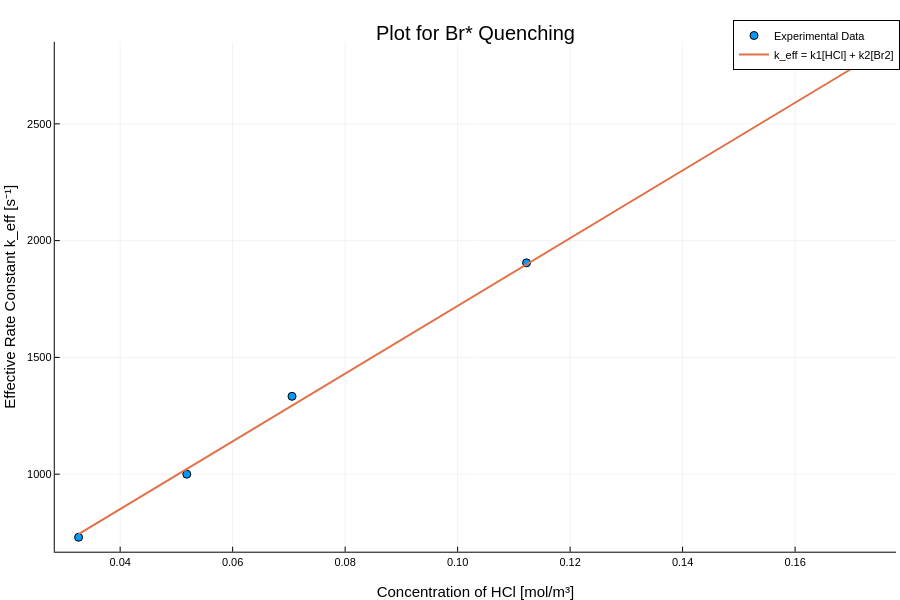

This figure's notebook cell:
### Markdown cell above
### 1b.) 

$$k_{eff} = \frac{1}{\tau} = k_1[\text{HCl}] + k_2[\text{Br}_2]$$

The slope of this plot is $k_1$ with a y-intercept of $k_2[\text{Br}_2]$.

### Code cell
using Plots

plotly()
default(size=(900, 600))


R = 8.314        # Pa m^3/(mol*K)
T = 300.0        # K

P_br2_torr = [0.5, 0.5, 0.5, 0.5, 0.5]
P_br2_pas = P_br2_torr .* 133.322
conc_br2 = P_br2_pas ./ (R * T)

P_hcl_torr = [0.61, 0.97, 1.32, 2.10, 3.25]
P_hcl_pas = P_hcl_torr .* 133.322
conc_hcl = P_hcl_pas ./ (R * T)

tau_us = [1370, 1000, 750, 525, 360]
k_eff = 1 ./ (tau_us .* 1e-6)

length_conc = length(conc_hcl)
avg_conc = sum(conc_hcl) / length_conc
avg_tau = sum(k_eff) / length_conc

numerator = sum((conc_hcl .- avg_conc) .* (k_eff .- avg_tau))
denominator = sum((conc_hcl .- avg_conc) .^ 2)

k1 = numerator / denominator
intercept = avg_tau - (k1 * avg_conc)

k2 = intercept / conc_br2[1]

conc_range = range(minimum(conc_hcl), maximum(conc_hcl), length=100)
fit_line = k1 .* conc_range .+ intercept

println("k1: ", round(k1, digits=2), " m³/(mol*s)")
println("k2: ", round(k2, digits=2), " m³/(mol*s)")

scatter(
    conc_hcl,
    k_eff,
    xlabel = "Concentration of HCl [mol/m³]",
    ylabel = "Effective Rate Constant k_eff [s⁻¹]",
    title = "Plot for Br* Quenching",
    label = "Experimental Data"
)

plot!(
    conc_range, 
    fit_line,
    label = "k_eff = k1[HCl] + k2[Br2]",
    linewidth = 2
)

### Figure 1 — Plotly figure (JSON) as saved in the notebook; plotly's stock layout.template omitted (floating-point values rounded to 4 significant figures)
{"data": [{"colorbar": {"len": 0.9105, "title": "", "x": 0.9956, "y": 0.5058}, "legendgroup": "Experimental Data", "marker": {"color": "rgba(0, 154, 250, 1.000)", "line": {"color": "rgba(0, 0, 0, 1.000)", "width": 1}, "size": 8, "symbol": "circle"}, "mode": "markers", "name": "Experimental Data", "showlegend": true, "type": "scatter", "x": [0.03261, 0.05185, 0.07056, 0.1123, 0.1737], "xaxis": "x", "y": [729.9, 1000, 1333.0, 1905.0, 2778.0], "yaxis": "y"}, {"colorbar": {"len": 0.9105, "title": "", "x": 0.9956, "y": 0.5058}, "legendgroup": "k_eff = k1[HCl] + k2[Br2]", "line": {"color": "rgba(227, 111, 71, 1.000)", "dash": "solid", "shape": "linear", "width": 2}, "mode": "lines", "name": "k_eff = k1[HCl] + k2[Br2]", "showlegend": true, "type": "scatter", "x": [0.03261, 0.03403, 0.03546, 0.03688, 0.03831, 0.03973, 0.04116, 0.04258, 0.04401, 0.04543, 0.04686, 0.04829, 0.04971, 0.05114, 0.05256, 0.05399, 0.05541, 0.05684, 0.05826, 0.05969, 0.06111, 0.06254, 0.06397, 0.06539, 0.06682, 0.06824, 0.06967, 0.07109, 0.07252, 0.07394, 0.07537, 0.07679, 0.07822, 0.07964, 0.08107, 0.0825, 0.08392, 0.08535, 0.08677, 0.0882, 0.08962, 0.09105, 0.09247, 0.0939, 0.09532, 0.09675, 0.09817, 0.0996, 0.101, 0.1025, 0.1039, 0.1053, 0.1067, 0.1082, 0.1096, 0.111, 0.1124, 0.1139, 0.1153, 0.1167, 0.1181, 0.1196, 0.121, 0.1224, 0.1238, 0.1253, 0.1267, 0.1281, 0.1295, 0.131, 0.1324, 0.1338, 0.1352, 0.1367, 0.1381, 0.1395, 0.1409, 0.1424, 0.1438, 0.1452, 0.1466, 0.1481, 0.1495, 0.1509, 0.1523, 0.1538, 0.1552, 0.1566, 0.158, 0.1595, 0.1609, 0.1623, 0.1637, 0.1652, 0.1666, 0.168, 0.1694, 0.1709, 0.1723, 0.1737], "xaxis": "x", "y": [743.0, 763.7, 784.4, 805.0, 825.7, 846.4, 867.1, 887.7, 908.4, 929.1, 949.7, 970.4, 991.1, 1012.0, 1032.0, 1053.0, 1074.0, 1094.0, 1115.0, 1136.0, 1156.0, 1177.0, 1198.0, 1218.0, 1239.0, 1260.0, 1280.0, 1301.0, 1322.0, 1342.0, 1363.0, 1384.0, 1404.0, 1425.0, 1446.0, 1466.0, 1487.0, 1508.0, 1528.0, 1549.0, 1570.0, 1590.0, 1611.0, 1632.0, 1653.0, 1673.0, 1694.0, 1715.0, 1735.0, 1756.0, 1777.0, 1797.0, 1818.0, 1839.0, 1859.0, 1880.0, 1901.0, 1921.0, 1942.0, 1963.0, 1983.0, 2004.0, 2025.0, 2045.0, 2066.0, 2087.0, 2107.0, 2128.0, 2149.0, 2169.0, 2190.0, 2211.0, 2231.0, 2252.0, 2273.0, 2293.0, 2314.0, 2335.0, 2355.0, 2376.0, 2397.0, 2417.0, 2438.0, 2459.0, 2479.0, 2500.0, 2521.0, 2541.0, 2562.0, 2583.0, 2603.0, 2624.0, 2645.0, 2665.0, 2686.0, 2707.0, 2727.0, 2748.0, 2769.0, 2789.0], "yaxis": "y"}], "layout": {"annotations": [{"font": {"color": "rgba(0, 0, 0, 1.000)", "family": "sans-serif", "size": 20}, "rotation": 0, "showarrow": false, "text": "Plot for Br* Quenching", "x": 0.5282, "xanchor": "center", "xref": "paper", "y": 1, "yanchor": "top", "yref": "paper"}], "height": 600, "legend": {"bgcolor": "rgba(255, 255, 255, 1.000)", "bordercolor": "rgba(0, 0, 0, 1.000)", "borderwidth": 1, "font": {"color": "rgba(0, 0, 0, 1.000)", "family": "sans-serif", "size": 11}, "title": {"font": {"color": "rgba(0, 0, 0, 1.000)", "family": "sans-serif", "size": 15}, "text": ""}, "tracegroupgap": 0, "traceorder": "normal", "x": 1, "xanchor": "auto", "y": 1, "yanchor": "auto"}, "margin": {"b": 20, "l": 0, "r": 0, "t": 20}, "paper_bgcolor": "rgba(255, 255, 255, 1.000)", "plot_bgcolor": "rgba(255, 255, 255, 1.000)", "showlegend": true, "width": 900, "xaxis": {"anchor": "y", "domain": [0.06086, 0.9956], "gridcolor": "rgba(0, 0, 0, 0.100)", "gridwidth": 0.5, "linecolor": "rgba(0, 0, 0, 1.000)", "mirror": false, "range": [0.02837, 0.178], "showgrid": true, "showline": true, "showticklabels": true, "tickangle": 0, "tickcolor": "rgb(0, 0, 0)", "tickfont": {"color": "rgba(0, 0, 0, 1.000)", "family": "sans-serif", "size": 11}, "tickmode": "array", "ticks": "inside", "ticktext": ["0.04", "0.06", "0.08", "0.10", "0.12", "0.14", "0.16"], "tickvals": [0.04, 0.06, 0.08, 0.1, 0.12, 0.14, 0.16], "title": "Concentration of HCl [mol/m³]", "titlefont": {"color": "rgba(0, 0, 0, 1.000)", "family": "sans-serif", "size": 15}, "type": "-", "visible": true, "zeroline": false, "zerolinecolor": "rgba(0, 0, 0, 1.000)"}, "yaxis": {"anchor": "x", "domain": [0.05054, 0.961], "gridcolor": "rgba(0, 0, 0, 0.100)", "gridwidth": 0.5, "linecolor": "rgba(0, 0, 0, 1.000)", "mirror": false, "range": [668.1, 2851.0], "showgrid": true, "showline": true, "showticklabels": true, "tickangle": 0, "tickcolor": "rgb(0, 0, 0)", "tickfont": {"color": "rgba(0, 0, 0, 1.000)", "family": "sans-serif", "size": 11}, "tickmode": "array", "ticks": "inside", "ticktext": ["1000", "1500", "2000", "2500"], "tickvals": [1000, 1500, 2000, 2500], "title": "Effective Rate Constant k_eff [s⁻¹]", "titlefont": {"color": "rgba(0, 0, 0, 1.000)", "family": "sans-serif", "size": 15}, "type": "-", "visible": true, "zeroline": false, "zerolinecolor": "rgba(0, 0, 0, 1.000)"}}}
